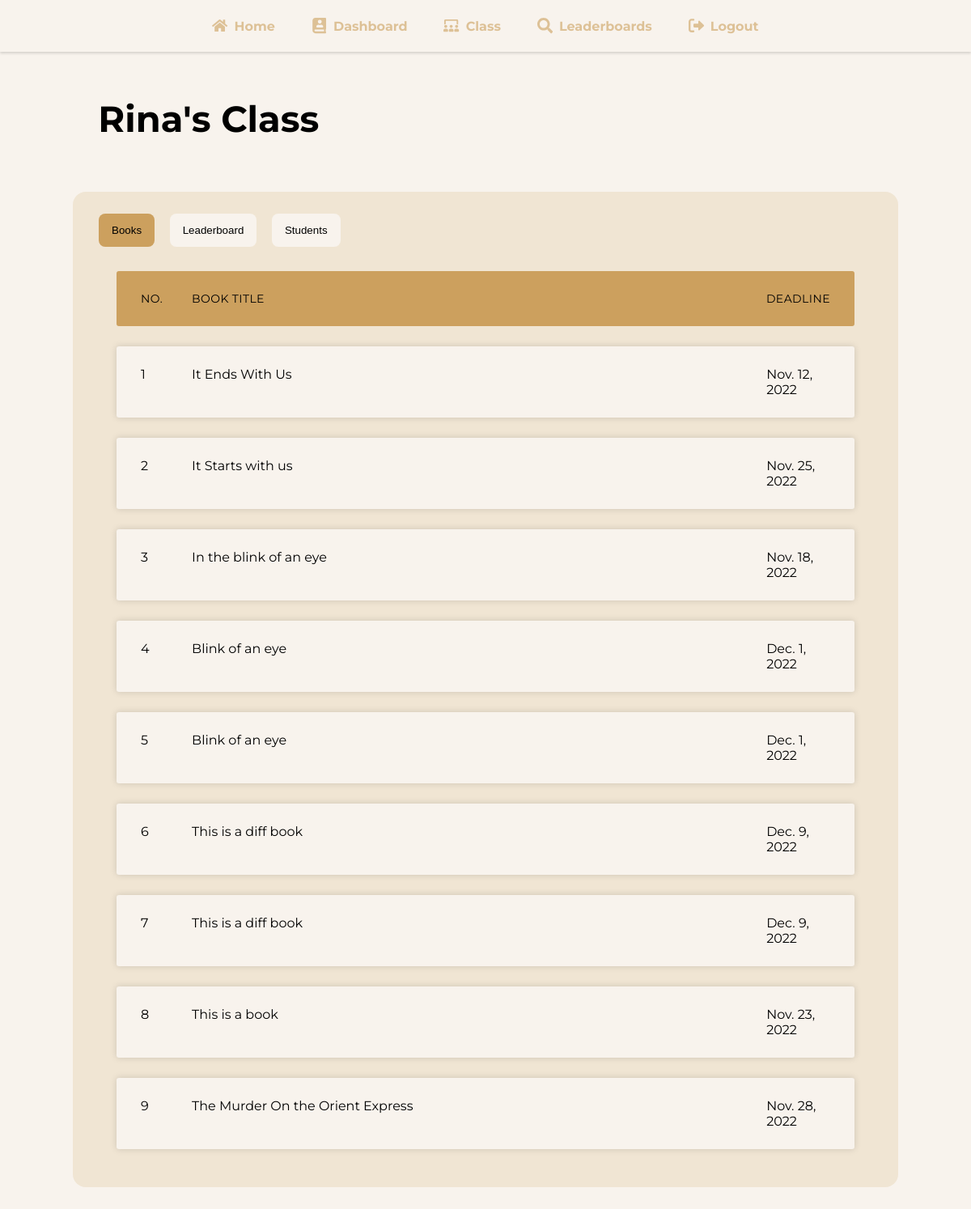
Screenshot of /class (signed in) with the database file from the repository.
### main/models.py (models this page shows, shortened)
class clas(models.Model):
    teacher = models.OneToOneField(teacher, on_delete=models.CASCADE)
    name = models.CharField(null=True,max_length=40)
    code = models.CharField(default= shortuuid.ShortUUID().random(length=5), editable=True, max_length=5)
    students = models.ManyToManyField(User, null=True)
    goal = models.IntegerField()
    avg = models.DecimalField(null=True,max_digits=19,decimal_places=2)

class ebook(models.Model):
    clas = models.ForeignKey(clas, on_delete=models.CASCADE)
    name = models.CharField(max_length=40)
    deadline = models.DateField()
    students = models.ManyToManyField(User, null=True)
    book = models.FileField()
    cover = models.FileField(null=True)
    words = models.IntegerField(null=True)
    avg = models.IntegerField(null=True)
    description = models.TextField(max_length=300, null=True)

### main/views.py (the view)
# urls.py: path('class', views.classView),
def classView(request):
    if not request.user.is_authenticated:
        return redirect('/login')
    user = User.objects.get(id=request.user.id)
    if profile.objects.filter(user=user):
        prof = profile.objects.get(user=user)
        classs = prof.clas
    elif teacher.objects.filter(user=user):
        teach = teacher.objects.get(user=user)
        classs = clas.objects.get(teacher=teach)
    lead = profile.objects.filter(clas=classs).order_by('-score')
    profs = profile.objects.filter(clas=classs).order_by('user')
    books = ebook.objects.filter(clas=classs)
    avg = 0
    for x in classs.students.all():
        y = profile.objects.get(user = x)
        avg = avg + y.score
    classs.avg = avg/len(classs.students.all())
    classs.save()
    try:
        filtered = []
        for x in books:
            if ReadBook.objects.filter(user=user,book=x):
                readbo = ReadBook.objects.get(user=user,book=x)
                print(readbo.completed)
                if not readbo.completed:
                    filtered.append(x)
            else:
                filtered.append(x)
    except:
        return render(request,'class.html',{'class':classs,'books':books, 'lead':lead,'profs':profs})
    return render(request,'class.html',{'class':classs,'books':filtered, 'lead':lead,'profs':profs})

### main/templates/class.html (shortened to what this page needs)
{% load static %}
<!DOCTYPE html>
<html lang="en">
<head>
    <link rel="stylesheet" href="{% static 'class.css' %}">
</head>
<body>
    <nav class="desk">
        <ul>
            <li>
                <a href="/" class="NavBtn">
                    <div class="NavDiv">
                    Home
                </div>
            </a>
            </li>
            <li>
                <a href="/dashboard" class="NavBtn">
                    <div class="NavDiv">
                      Dashboard
                </div>
            </a>
            </li>
            <li>
                <a href="/class" class="NavBtn">
           <div class="NavDiv">
            Class
        </div>
    </a>
        </li>
                    <li>
                <a href="/leaderboards" class="NavBtn">
           <div class="NavDiv">
            Leaderboards
        </div>
    </a>
        </li>
        <li>
        <a class="NavBtn"  href="/logout">
            <div class="NavDiv">
            Logout
            </div>
        </a>
        </li>
        </ul>
    </nav>
    <div class="wrap">
    <h1 class="headTitle" style="margin-bottom: 1.4em;">{{class.name}}</h1>
    <div style="display: flex; width:100%;justify-content:center;align-items:center;">
    <div class="topBG">
        <div class="tab">
            <button id="glob" class="tablinks" onclick="openCity(event, 'books')">Books</button>
            <button class="tablinks" onclick="openCity(event, 'leaderboard')">Leaderboard</button>
            <button class="tablinks" onclick="openCity(event, 'studs')">Students</button>
          </div>
        <div id="books"  class="tabcontent">
        <div class="container">
            <ul class="responsive-table">
              <li class="table-header">
                <div class="col col-1">No.</div>
                <div class="col col-2">Book Title</div>
                <div class="col col-3">Deadline</div>
              </li>
              {% for x in books %}
              <a href="class/book/{{x.id}}" style="text-decoration: none;color:black;">
              <li class="table-row">
                <div class="col col-1" data-label="No.">{{forloop.counter}}</div>
                <div class="col col-2" data-label="Book Title">{{x.name}}</div>
                <div class="col col-3" data-label="Deadline">{{x.deadline}}</div>
              </li>
            </a>
              {% endfor %}
            </ul>
          </div>
        </div>
    </div>
    </div>
</body>
</html>

### main/static/class.css (style rules this page uses)
body { background-color: #f8f3ed; font-family: "Montserrat"; width: 100%; height: 100%; }
* { padding: 0; margin: 0; }
nav { background-color: #f8f3ed; width: 100%; height: 8vh; box-shadow: rgba(0, 0, 0, 0.14) 0px 2px 3px; display: grid; justify-content: center; align-items: center; }
nav ul { display: flex; justify-content: space-evenly; width: 60vw; }
nav ul li { list-style: none; }
.NavBtn { color: #cca05e; vertical-align: middle; text-decoration: none; }
.NavDiv { padding: 0.7em 1.4em; font-weight: bold; display: flex; border-radius: 10em; align-items: center; transition-duration: 0.2s; opacity: 0.6; }
.BtnIcon { aspect-ratio: 1; padding-right: 0.5em; width: 1.2em; height: 1.2em; }
.container { padding-top: 1.5em; max-width: 100%; margin-left: auto; margin-right: auto; padding-left: 10px; padding-right: 10px; }
.responsive-table li { border-radius: 3px; padding: 25px 30px; display: flex; justify-content: space-between; margin-bottom: 25px; transition-duration: 0.3s; }
.responsive-table .table-header { background-color: #cca05e; font-size: 14px; text-transform: uppercase; letter-spacing: 0.03em; }
.responsive-table .table-row { background-color: #f8f3ed; box-shadow: 0px 0px 9px 0px rgba(0, 0, 0, 0.15); }
.responsive-table .col-1 { flex-basis: 8%; }
.responsive-table .col-2 { flex-basis: 90%; }
.responsive-table .col-3 { flex-basis: 10%; }
.topBG { width: 100%; margin-bottom: 3.5em; border-radius: 1em; background-color: #f0e5d3; padding: 1em 2em; overflow-y: hidden; }
.headTitle { font-size: 2.8em; font-weight: bold; margin-left: 0.7em; margin-bottom: 0.2em; }
.wrap { width: 85%; margin: 3.5em auto 0 auto; }
.tab { margin-top: 0.7em; overflow: hidden; }
.tab button { background-color: #f8f3ed; border-radius: 0.6em; margin-right: 1.4em; float: left; border: none; outline: none; cursor: pointer; padding: 13px 16px; transition: 0.3s; }
.tab button.active { background-color: #cca05e; }
.tabcontent { display: none; padding: 6px 12px; }
* { margin: 0; padding: 0; }

### rows the page displays
clas: name "Rina's Class"
ebook: name "It Ends With Us", deadline "Nov. 12, 2022"
ebook: name "It Starts with us", deadline "Nov. 25, 2022"
ebook: name "In the blink of an eye", deadline "Nov. 18, 2022"
ebook: name "Blink of an eye", deadline "Dec. 1, 2022"
ebook: name "Blink of an eye", deadline "Dec. 1, 2022"
ebook: name "This is a diff book", deadline "Dec. 9, 2022"
ebook: name "This is a diff book", deadline "Dec. 9, 2022"
ebook: name "This is a book", deadline "Nov. 23, 2022"
ebook: name "The Murder On the Orient Express", deadline "Nov. 28, 2022"
